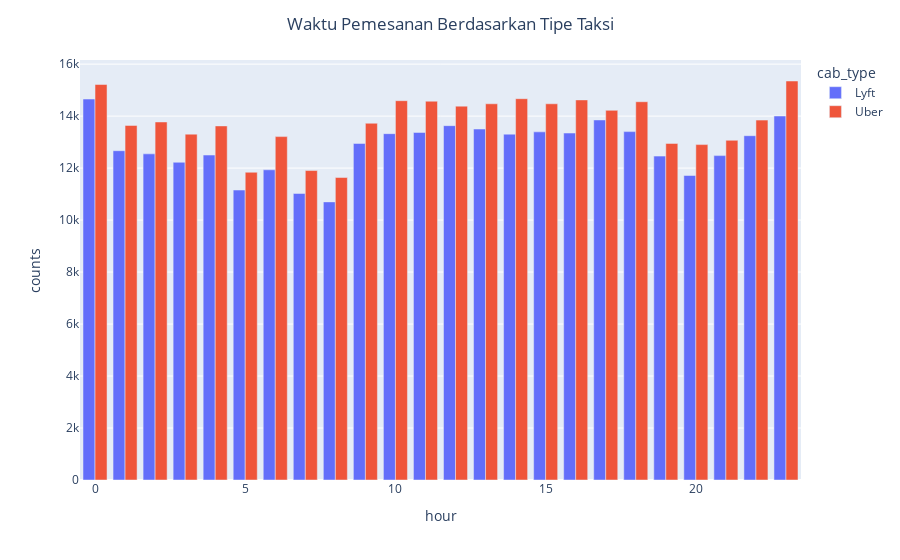

Write notebook code for a chart like this one.
### Markdown cell above
**interpretasi:**

berdasarkan plot diatas, terlihat bahwa mean harga taksi berdasarkan tipe taksi tertinggi ada pada tipe Lyft sedangkan Uber memiliki mean harga taksi terendah.

### Code cell
df_mixtype = df.groupby(["hour","cab_type"]).size().reset_index(name="counts")
fig3 = px.bar(data_frame=df_mixtype , x="hour", y="counts", color="cab_type", barmode="group")
fig3.update_layout(title="Waktu Pemesanan Berdasarkan Tipe Taksi", title_x=0.5)

### Figure 1 — Plotly figure (JSON) as saved in the notebook; plotly's stock layout.template omitted (floating-point values rounded to 4 significant figures)
{"data": [{"alignmentgroup": "True", "hovertemplate": "cab_type=Lyft<br>hour=%{x}<br>counts=%{y}<extra></extra>", "legendgroup": "Lyft", "marker": {"color": "#636efa", "pattern": {"shape": ""}}, "name": "Lyft", "offsetgroup": "Lyft", "orientation": "v", "showlegend": true, "textposition": "auto", "type": "bar", "x": [0, 1, 2, 3, 4, 5, 6, 7, 8, 9, 10, 11, 12, 13, 14, 15, 16, 17, 18, 19, 20, 21, 22, 23], "xaxis": "x", "y": [14657, 12669, 12548, 12224, 12502, 11155, 11935, 11024, 10700, 12948, 13325, 13372, 13633, 13503, 13306, 13394, 13349, 13853, 13404, 12461, 11715, 12480, 13247, 14004], "yaxis": "y"}, {"alignmentgroup": "True", "hovertemplate": "cab_type=Uber<br>hour=%{x}<br>counts=%{y}<extra></extra>", "legendgroup": "Uber", "marker": {"color": "#EF553B", "pattern": {"shape": ""}}, "name": "Uber", "offsetgroup": "Uber", "orientation": "v", "showlegend": true, "textposition": "auto", "type": "bar", "x": [0, 1, 2, 3, 4, 5, 6, 7, 8, 9, 10, 11, 12, 13, 14, 15, 16, 17, 18, 19, 20, 21, 22, 23], "xaxis": "x", "y": [15215, 13641, 13775, 13306, 13623, 11840, 13212, 11906, 11637, 13725, 14593, 14574, 14384, 14474, 14670, 14474, 14623, 14222, 14554, 12949, 12905, 13069, 13846, 15351], "yaxis": "y"}], "layout": {"barmode": "group", "legend": {"title": {"text": "cab_type"}, "tracegroupgap": 0}, "margin": {"t": 60}, "title": {"text": "Waktu Pemesanan Berdasarkan Tipe Taksi", "x": 0.5}, "xaxis": {"anchor": "y", "domain": [0, 1], "title": {"text": "hour"}}, "yaxis": {"anchor": "x", "domain": [0, 1], "title": {"text": "counts"}}}}
